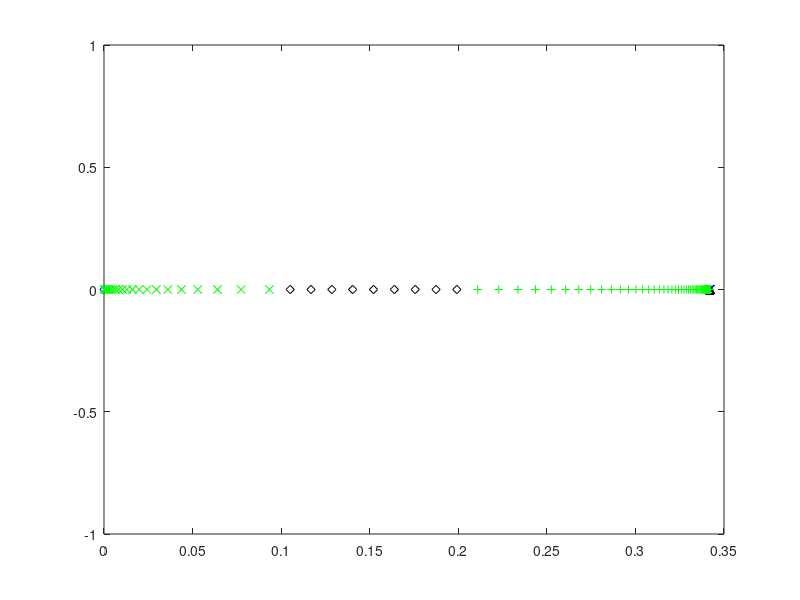
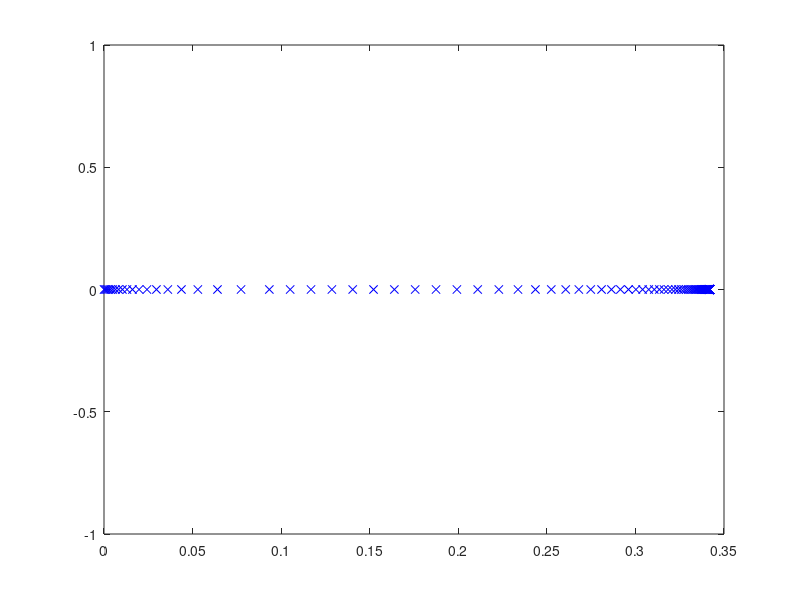

Write the MATLAB code that produced these figures, in order. (Note: this script raises an error after producing the figures.)
 close all
clear
clc
 
% Dimensional fluid constants (tin as leaves cartridge) for NS
g_dim = 9.8; %m/s^2
save('g_dim.mat','g_dim') 
rho_dim = 1000; %kg/m^3
save('rho_dim.mat','rho_dim') 
nu_dim = 1E-6; %m^2/s
save('nu_dim.mat','nu_dim') 
sigma_1e_dim = 72.86E-3;%Kg/s^2 (i.e. N/m)
save('sigma_1e_dim.mat','sigma_1e_dim')
R = .5E-6; %droplet radius

%equilibrium contact angle
theta_c_eq = 60*pi/180;
save('theta_c_eq.mat','theta_c_eq')

% width of the interfacial phase in metres (recommended 
%value is 1E-9)
width_dim = 1E-9; 
save('width_dim.mat','width_dim')

%Data for initial configuration of the simulation 
theta_c_ini = 160*pi/180; %radians 
save('theta_c_ini.mat','theta_c_ini')

%factor by which we devide the minimum lengthof the mesh that was
%recommended by James
factor = 2^12;

%spine feet parameters
%this part here sets the number and spacing of the spines closer to the
%contact line. In this region, each odd-numbered spine has one more 
%element to its right than to its left
spine_factor_r =  1.07;%1.15;%;%needs to be slightly bigger than 1     1.05;%
save('spine_factor_r.mat','spine_factor_r')
n_spines_r = 15;% 5;% must be an odd number          5;%
save('n_spines_r.mat','n_spines_r')

spine_factor_mr = 1.07;%                   2;%   
save('spine_factor_mr.mat','spine_factor_mr')
n_spines_mr = 21;% 5;% must be an odd number        
save('n_spines_mr.mat','n_spines_mr')

%This part defines the number of spines and their separation for the
%following section of the domain. Spines can be more separated here as we 
%do not need such a high resultion furhter away from the contact line
spine_factor_m = 1.1;%                   2;%   
save('spine_factor_m.mat','spine_factor_m')
n_spines_m = 115;% 5;% must be an odd number        
save('n_spines_m.mat','n_spines_m') 

%The following part sets the number and spacing of the spines near the
%inflow boundary. An intermediate section between this one and the last one
%constructed is then created using uniform spacing
l_min_l = 5E-4 ;% 1E-2;%               .01;%
spine_factor_l = 1.2;% 1.11;% this needs to be slightly bigger than 1, James' value = 1.07
save('spine_factor_l.mat','spine_factor_l')
n_spines_l = 21;% 5;% must be an odd number        5;% 
save('n_spines_l.mat','n_spines_l')

%number of singular elements at the contact line
n_el_sing = 3;
save('n_el_sing.mat','n_el_sing')

%% IFM coefficients for the free-surface
%Beta for liquid-gas interface (this
%could have a coefficient in front, but we take it to be one)
beta_g_dim = rho_dim*nu_dim/width_dim;
save('beta_g_dim.mat','beta_g_dim')
%Alpha coefficient for liquid-gas interface (this could also
%have a coefficient in front but we also take it to be one, 
%making it the inverse of the beta_g constant)
alpha_g_dim = width_dim/(rho_dim*nu_dim); 
save('alpha_g_dim.mat','alpha_g_dim')
%Surface density at which surface tension is zero 
%(this is taken as the volume density times the width of the 
%surface phase)
rhos_0_dim = rho_dim*width_dim; 
save('rhos_0_dim.mat','rhos_0_dim')
%Equilibrium surface density of liquid-gas 
%interface
rhos1_e_dim = 0.6*rhos_0_dim; 
save('rhos1_e_dim.mat','rhos1_e_dim')
%Proportionality constant for the state equation for surface 
%tension as a function of density on the liquid-gas 
%interface
gamma_g_dim = sigma_1e_dim/(rhos_0_dim-rhos1_e_dim);
save('gamma_g_dim.mat','gamma_g_dim')
%relaxation time of surface 1 in seconds
tau_g_dim = 1E-2*rho_dim*nu_dim*7E-6;
save('tau_g_dim.mat','tau_g_dim')

%solid-gas surface tension
sigma_gs = 0;

%IFM coefficients for the liquid-solid interface
%constant in front of the state equation for the liquid-solid
%surface
gamma_s_dim = gamma_g_dim;
save('gamma_s_dim.mat','gamma_s_dim')
%Equilibrium surface tension for the liqud-solid interface
%(this is a function of other paremeter that we have already
%chosen)
sigma_2e_dim = -sigma_1e_dim*cos(theta_c_eq)+sigma_gs;
save('sigma_2e_dim.mat','sigma_2e_dim')
%equilibrium surface density for liquid-solid surface
%(chosen so as to have a 30 degree static contact angle)
rhos2_e_dim = rhos_0_dim - sigma_2e_dim/gamma_s_dim; 
save('rhos2_e_dim.mat','rhos2_e_dim')
%Beta navier slip
beta_ns_dim = rho_dim*nu_dim/width_dim;   
save('beta_ns_dim.mat','beta_ns_dim')
%alpha coefficient for the solid-liquid interface
alpha_s_dim = alpha_g_dim; 
save('alpha_s_dim.mat','alpha_s_dim')
%relaxation time for the liquid-solid interface
tau_s_dim = rho_dim*nu_dim*7E-6;
save('tau_s_dim.mat','tau_s_dim')

%Unit height 
L_dim = R
save('L_dim.mat','L_dim') 

%Unit speed
U_dim = sigma_1e_dim/(rho_dim*nu_dim) %i.e. Ca = 1
% U_dim = .01 %m/s
save('U_dim.mat','U_dim')

%Unit time (capillary time based on unit length)
T_dim = L_dim/U_dim 
save('T_dim.mat','T_dim')

%Unit of pressure 
P_dim = rho_dim*nu_dim*U_dim/L_dim;
save('P_dim.mat','P_dim')

%Dimensionless numbers for the bulk equations
Re =  U_dim*L_dim/nu_dim %Reynolds number
save('Re.mat','Re')
St = 0 %g_dim*L_dim^2/(nu_dim*U_dim); %Stokes number
save('St.mat','St')
Ca = rho_dim*nu_dim*U_dim/sigma_1e_dim %Capillary number
save('Ca.mat','Ca')

%Dimensionless numbers for the liquid-gas IFM
%dimensionless beta coefficient for the gas interface
Bg = beta_g_dim*U_dim*L_dim/sigma_1e_dim
save('Bg.mat','Bg')
%dimensionless alpha coefficient for the gas interface
Eg = alpha_g_dim*sigma_1e_dim/(U_dim*L_dim)
save('Eg.mat','Eg')
%Dimensionless constant for the state equation on
%the liquid-gas interface
Cg = gamma_g_dim*rhos_0_dim/sigma_1e_dim
save('Cg.mat','Cg')
%dimensionless equilibrium density
Dg = rhos1_e_dim/rhos_0_dim
save('Dg.mat','Dg')
%dimensionless surface density ratio
Lg = width_dim/L_dim
save('Lg.mat','Lg')
% Fg = rhos_0_dim/(rho_dim*U_dim*tau_g_dim)
% save('Fg.mat','Fg')
%Dimensionless relaxation time
Tg = tau_g_dim*U_dim/L_dim
save('Tg.mat','Tg')

%Dimensionless numbers for liquid-gas IFM
%dimensionless beta coefficient for the gas interface
Be = beta_ns_dim*L_dim/(rho_dim*nu_dim)
save('Be.mat','Be')
%dimensionless alpha coefficient for the solid-liquid 
%interface
Es = alpha_s_dim*sigma_1e_dim/(U_dim*L_dim)
save('Es.mat','Es')
%dimensionless coefficient of the state equation for the
%liquid-solid interface
Cs = gamma_s_dim*rhos_0_dim/sigma_1e_dim
save('Cs.mat','Cs')
%dimensionless equilibrium density
Ds = rhos2_e_dim/rhos_0_dim
save('Ds.mat','Ds')
%dimensionless surface-density ratio for the liquid-solid
%interface
Ls = width_dim/L_dim
save('Ls.mat','Ls')
% Fs = rhos_0_dim/(rho_dim*U_dim*tau_s_dim)
% save('Fs.mat','Fs')
%Dimensionless relaxation time for solid-liquid interface
Ts = tau_s_dim*U_dim/L_dim
save('Ts.mat','Ts')

%Contact line dimensionless numbers
So = sigma_gs/sigma_1e_dim
save('So.mat','So')

%z-traslation for the centre of the sphere
trans_z = cos(pi-theta_c_ini);

%distance from origin to apex
h_0 = 1+trans_z;

%initial distance from origin to focus
f = sin(pi-theta_c_ini); %based on the shape of a parabola

%Required mesh resolution
l_min = min([5/(100*Bg) 1/Be  Ts*Ca/10])/(factor );% .05;% following J&Y IJFNMF 2012 

tol_spine_ang = 1E-12; %this is just a numerical parameter to define 
%convergence of the spine lentgh's initial guess

%% Creating spine feet

spine_feet = zeros(1,n_spines_r+n_spines_m-1);
spine_feet(1) = f;
spine_feet(2) = f-l_min;
spine_feet(3) = f-l_min*(1+spine_factor_r);
for ii = 4:n_spines_r
    spine_feet(ii) = spine_feet(ii-1) ...
                     - spine_factor_r*(spine_feet(ii-2) ...
                                       - spine_feet(ii-1));
end
figure
plot(spine_feet(1:n_spines_r),zeros(1,n_spines_r),'xb')
hold on
for ii = n_spines_r+1:n_spines_r+n_spines_mr-1
    spine_feet(ii) = spine_feet(ii-1) ...
                     - spine_factor_mr*(spine_feet(ii-2) ...
                                       - spine_feet(ii-1));
end
plot(spine_feet(n_spines_r+1:n_spines_r+n_spines_mr-1),zeros(1,n_spines_mr-1),'^k')
for ii = n_spines_r+n_spines_mr:n_spines_r+n_spines_mr+n_spines_m-2
    spine_feet(ii) = spine_feet(ii-1) ...
                     - spine_factor_m*(spine_feet(ii-2) ...
                                       - spine_feet(ii-1));
end
plot(spine_feet(n_spines_r+n_spines_mr:n_spines_r+n_spines_mr+n_spines_m-2),zeros(1,n_spines_m-1),'+g')
plot(0,0,'db')
%pause
%constructing the spine feet on the left end
spines_feet_left_end = zeros(1,n_spines_l);
spines_feet_left_end(end) = 0;
spines_feet_left_end(end-1) = 0 + l_min_l;
for ii = 2:n_spines_l-1
    spines_feet_left_end(end-ii) = spines_feet_left_end(end-ii+1) ...
                                   + spine_factor_l ...
                                     *(spines_feet_left_end(end-ii+1) ...
                                       - spines_feet_left_end(end-ii+2));
end
plot(spines_feet_left_end,zeros(1,n_spines_l),'xg')
%pause
left_width = spines_feet_left_end(1)-spines_feet_left_end(2);
right_width = spine_feet(end-1)-spine_feet(end);
av_width = (left_width+right_width)/2;
n_inter = ceil((spine_feet(end)-spines_feet_left_end(1))/av_width);
if mod(n_inter,2) ~= 0
    n_inter = n_inter+1;
end
width = (spine_feet(end)-spines_feet_left_end(1))/n_inter;
spine_feet = [spine_feet,zeros(1,n_inter-1)];
for ii = 0:n_inter-2
    spine_feet(end-ii) = spines_feet_left_end(1)+(ii+1)*width;
end
plot(spine_feet(end-n_inter+2:end),zeros(1,n_inter-1),'dk')
%pause
%Joining everything
spine_feet = [spine_feet,spines_feet_left_end];
n_spines = length(spine_feet);
save('n_spines.mat','n_spines')
close all
figure
plot(spine_feet,zeros(size(spine_feet)),'xb');

save('spine_feet.mat','spine_feet')
spine_feet_locator = spine_feet/f;
save('spine_feet_locator.mat','spine_feet_locator')

%Chi value for each spine
%This is the coordinate of the bipolar system that corresponds to the
%circle that passes through each spine feet
chi_spines = zeros(1,n_spines);
chi_spines(1) = Inf;
chi_spines(end) = 0;
for ii = 2:n_spines-1
    fun = @(chi) foot_of_chi(chi,f)-spine_feet(ii);
    chi_spines(ii) = fzero(fun,5);
end

%The radius of each spine (from the third spine on) is determined by its
%chi coordinate
R_spines = zeros(1,n_spines);
%we force the second spine to have its centre at the contact line. This is
%so that we can enforce the condition lim_{r\to 0} \partial_{\theta}p = 0,
%by equating the pressure values on the two points of this spine as done in
%S&S CMAME 2011
R_spines(2) = abs(spine_feet(1)-spine_feet(2));
R_spines(3) = abs(spine_feet(1)-spine_feet(3));
R_spines(end) = inf;
for ii = 4:n_spines-1
    R_spines(ii) = f/sinh(chi_spines(ii));
end
save('R_spines.mat','R_spines')
 
%spine length vector intial form
spine_lengths_ini = zeros(n_spines,1);
spine_lengths_ini(1) = f; %this spine is always zero, so we just store f here
spine_lengths_ini(end) = h_0;
%Here we determine the length of each spine (so as to match the initial
%guess for our surface profile)
for ii = 2:n_spines-1
    %We use the bisection method on the angle that each spine defines
    %with a tolerance pre-defined above to assess whet
    theta_l = 0;
%     if ii < 80
        theta_u = 1.01*theta_c_ini;
%     else
%         theta_u = asin(2/R_spines(ii));
%     end
    x_l = spine_feet(ii) + (1-cos(theta_l))*R_spines(ii);
    y_l = sin(theta_l)*R_spines(ii);
    %function f is positive outside the curve that defines the initial
    %surface profile (a circle) and negative inside it 
    f_l = x_l^2+(y_l-cos(pi-theta_c_ini))^2-1;
    x_u = spine_feet(ii) + (1-cos(theta_u))*R_spines(ii);
    y_u = sin(theta_u)*R_spines(ii);
    f_u = x_u^2+(y_u-cos(pi-theta_c_ini))^2-1;
    if f_l*f_u > 0
         disp('warning: wrong initialisation of bisection method') 
         %pause
    end
    while theta_u-theta_l > tol_spine_ang
        theta_m = (theta_l + theta_u)/2;
        x_m = spine_feet(ii) + (1-cos(theta_m))*R_spines(ii);
        y_m = sin(theta_m)*R_spines(ii);
        f_m = x_m^2+(y_m-cos(pi-theta_c_ini))^2-1;
        if f_l*f_m > 0
            theta_l = theta_m;
            f_l = f_m;
        elseif f_l*f_m < 0
            theta_u = theta_m;
            f_u = f_m;
        else
            f_l = f_m;
            f_u = f_m;
            theta_l = theta_m;
            theta_u = theta_m;
        end
    end
    spine_lengths_ini(ii) = theta_m*R_spines(ii);
end
save('spine_lengths_ini.mat','spine_lengths_ini')

%% Creating nodes

%%Finding total number of global nodes 

%First, we need to decide on which spines we will have an increasing number
%of nodes and on which we will have a fixed number of nodes
%The code is set-up so that the first spines have an increasing number of
%nodes. More specifically, from the 4th spine on (including the 4th spine)
%each spine has one more velocity node that the previous spine, and this
%behaviour goes on until spine number n_spines_incr, defined below. The
%code is set up so that n_spines_incr can be any odd number between
%n_spines_r and n_spines_r+n_spines_mr-1
n_spines_incr = n_spines_r;%+n_spines_mr-1;
save('n_spines_incr.mat','n_spines_incr')

n_spines_const = n_spines-n_spines_incr;
save('n_spines_const.mat','n_spines_const')

n_nodes_const_per_spine = 2*n_el_sing + n_spines_incr - 2; %number of nodes 
%in each of the spines with constant nodes
save('n_nodes_const_per_spine.mat','n_nodes_const_per_spine')

%Sum of the number in the first spine (1), plus an arithmetic progression 
%plus a constant times the number of spines with a fixed number of nodes on
%them
n_v_incr = 2 + n_el_sing ...
           + (2*n_el_sing + 1 + 2*n_el_sing + n_spines_incr - 2) ...
             *(n_spines_incr-2)/2;
save('n_v_incr.mat','n_v_incr')

n_v = n_v_incr ...
      + n_nodes_const_per_spine*n_spines_const;
save('n_v.mat','n_v')

%nodes (i.e. matrix containing the (r,z) coordinates of all nodes where 
%each column is a node and they are listed in order)
Nodes_rz = zeros(n_v,2);
Nodes_rz(1,:) = [f ,0]; 
alpha_s = zeros(n_v,1); %This vector contains the data on how far along its
%spine the node is
Nodes_rz(2,1) = spine_feet(2);
Nodes_rz(2,2) = 0;
for kk = 3:n_el_sing+2
    alpha_s(kk) = (kk-2)/n_el_sing;
    %angle in the constant chi circle for each node 
    %(arc length over radius)
    theta = alpha_s(kk)*spine_lengths_ini(2)/R_spines(2);
    %x of the node is the foot of the spine plus the circle's radius 
    %minus (radius*cos(theta))
    Nodes_rz(kk,1) = spine_feet(2) + R_spines(2)*(1-cos(theta));
    Nodes_rz(kk,2) = R_spines(2)*sin(theta);
end
for ii = 3:n_spines_incr
    kk = kk+1;
    Nodes_rz(kk,1) = spine_feet(ii);
    Nodes_rz(kk,2) = 0;
    for jj = 2:2*n_el_sing+ii-2
        kk = kk+1;
        alpha_s(kk) = (jj-1)/(2*n_el_sing+ii-3);
        %angle in the constant chi circle for each node 
        %(arc length over radius)
        theta = alpha_s(kk)*spine_lengths_ini(ii)/R_spines(ii); 
        %x of the node is the foot of the spine plus the circle's radius 
        %minus (radius*cos(theta))
        Nodes_rz(kk,1) = spine_feet(ii) + R_spines(ii)*(1-cos(theta));
        Nodes_rz(kk,2) = R_spines(ii)*sin(theta);
    end
end
for ii = n_spines_incr+1:n_spines-1
    kk = kk+1;
    Nodes_rz(kk,1) = spine_feet(ii);
    Nodes_rz(kk,2) = 0;
    for jj = 2:n_nodes_const_per_spine
        kk = kk+1;
        alpha_s(kk) = (jj-1)/(n_nodes_const_per_spine-1);
        %angle in the constant chi circle for each node 
        %(arc length over radius)
        theta = alpha_s(kk)*spine_lengths_ini(ii)/R_spines(ii); 
        %x of the node is the foot of the spine plus the circle's radius 
        %minus the radius cos(theta)
        Nodes_rz(kk,1) = spine_feet(ii) + R_spines(ii)*(1-cos(theta));
        Nodes_rz(kk,2) = R_spines(ii)*sin(theta);
    end
end
for ii = n_v-n_nodes_const_per_spine+1:n_v 
    alpha_s(ii) = (ii-(n_v-n_nodes_const_per_spine+1)) ...
                  /(n_nodes_const_per_spine-1);
end 
save('alpha_s.mat','alpha_s')
Nodes_rz(end-n_nodes_const_per_spine+1:end,1) = zeros(1,n_nodes_const_per_spine);
Nodes_rz(end-n_nodes_const_per_spine+1:end,2) = 0:h_0/(n_nodes_const_per_spine-1):h_0;
save('Nodes_rz.mat','Nodes_rz')
 


n_v %#ok
%pause
close all
%Nodes
figure
plot(Nodes_rz(:,1),Nodes_rz(:,2),'x')
axis equal

%Spine feet and tip node numbers
spine_feet_nodes = ones(1,n_spines);
spine_tip_nodes = ones(1,n_spines);
spine_feet_nodes(2) = 2;
spine_tip_nodes(2) = 2 + n_el_sing;
for ii = 3:n_spines_incr
    spine_feet_nodes(ii) = spine_tip_nodes(ii-1)+1;
    spine_tip_nodes(ii) = 2 + n_el_sing ...
                          + (2*n_el_sing + 1 + 2*n_el_sing + ii - 2) ...
                            *(ii-2)/2;
end
%the spines in the region where spines have a fixed number of nodes.
for ii = n_spines_incr+1:n_spines
    spine_feet_nodes(ii) = spine_tip_nodes(ii-1)+1;
    spine_tip_nodes(ii) = spine_tip_nodes(ii-1) + n_nodes_const_per_spine;
end
save('spine_feet_nodes.mat','spine_feet_nodes')
save('spine_tip_nodes.mat','spine_tip_nodes')



